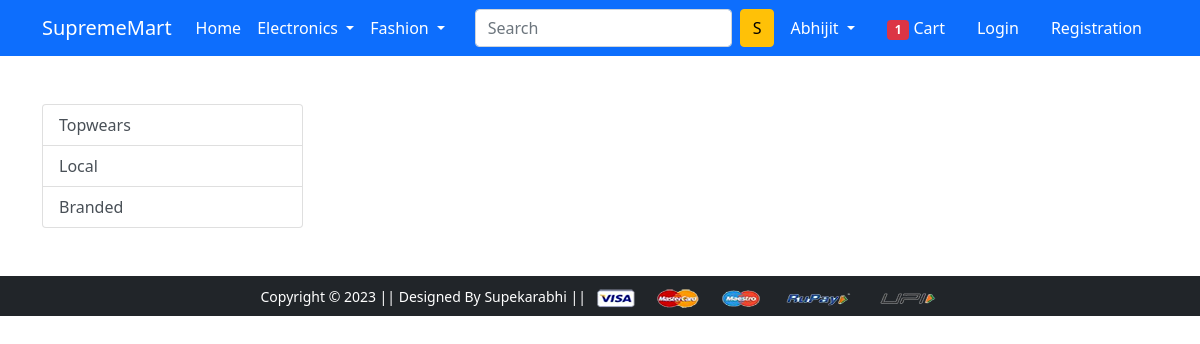
Page /topwear/ on the earlier database version.
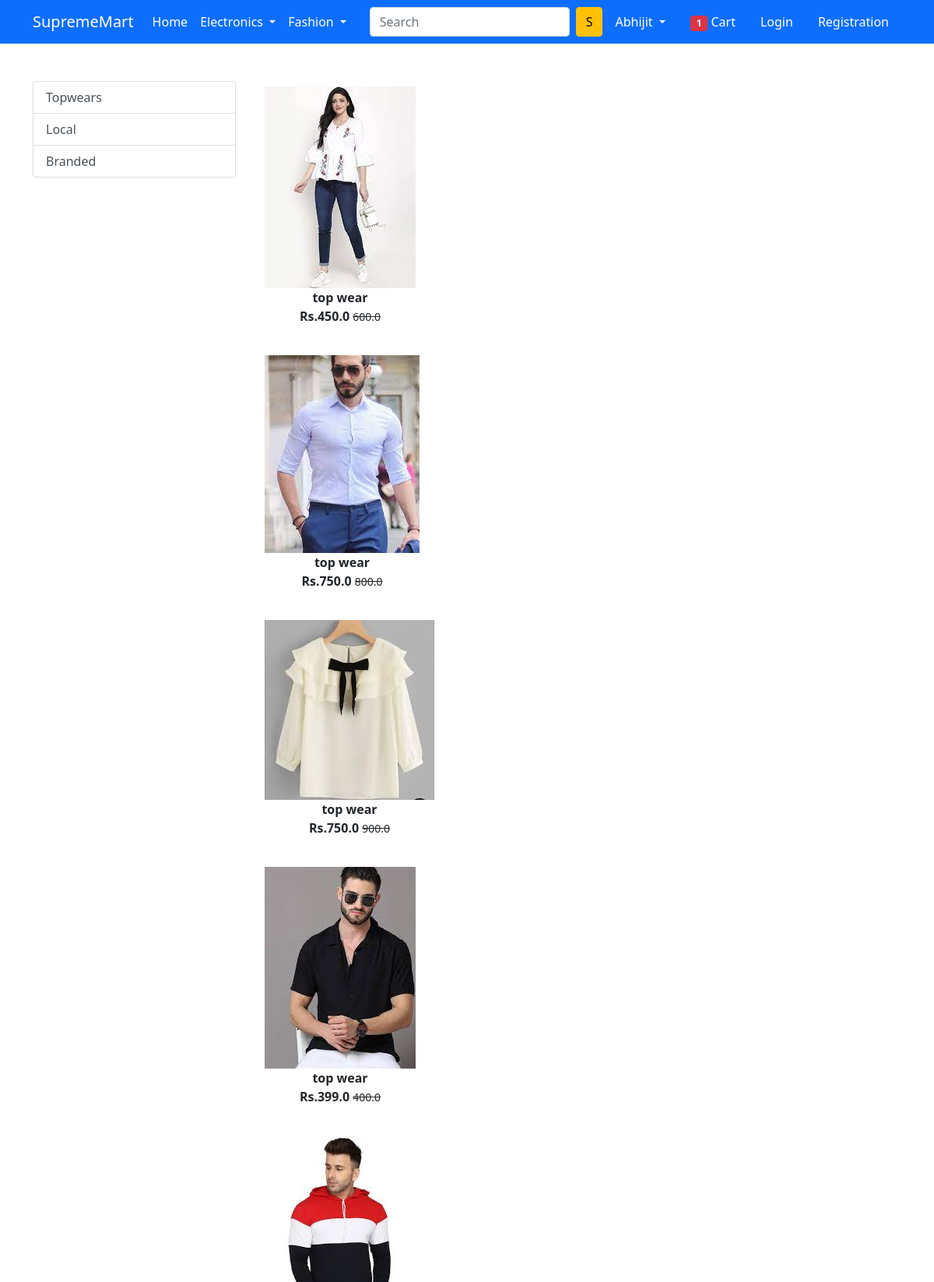
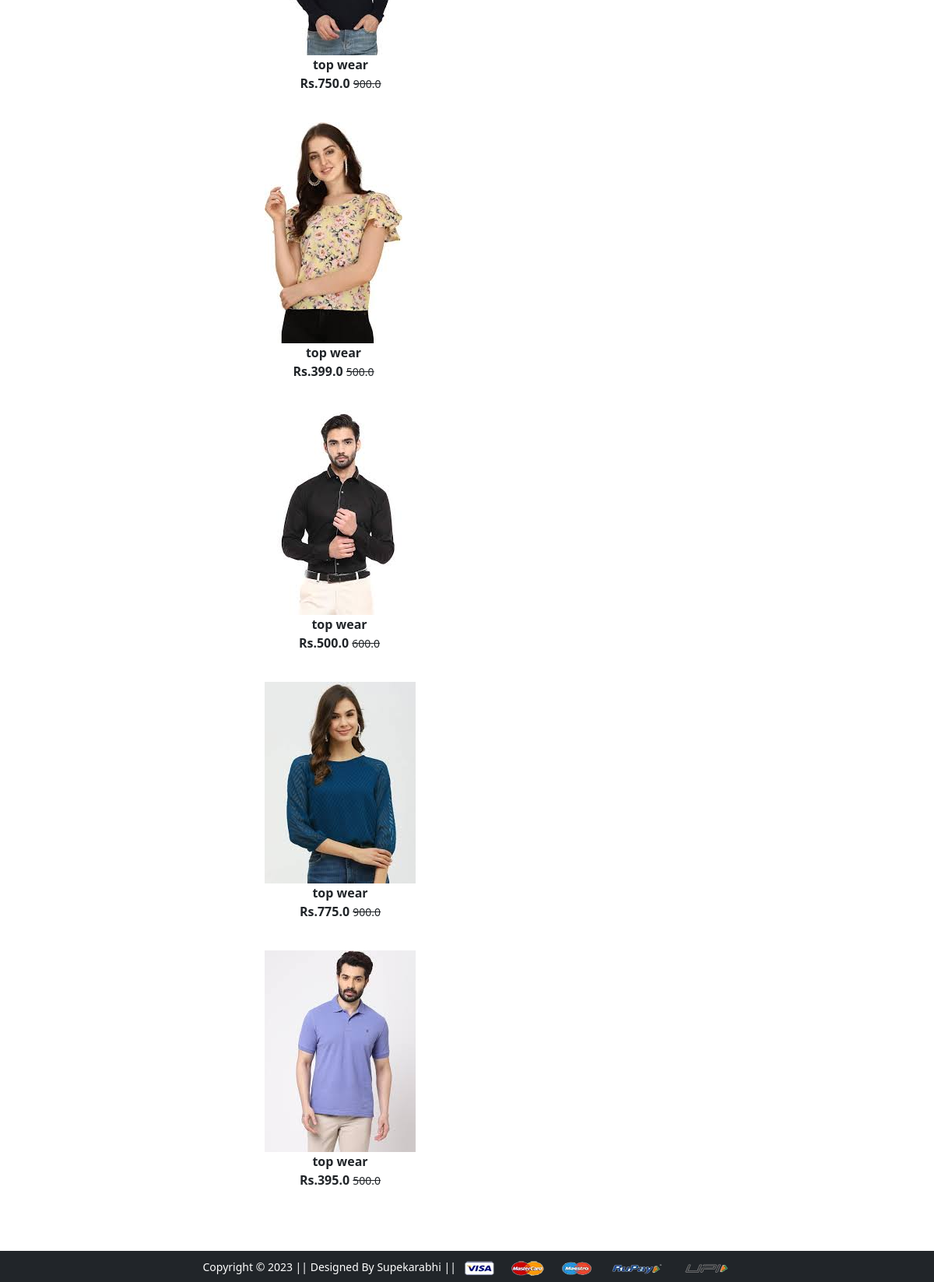
Same page on the later database version (2 pictures, top to bottom).
### app/models.py (models this page shows, shortened)
class Product(models.Model):
    title=models.CharField(max_length=100)
    selling_price=models.FloatField()
    discounted_price=models.FloatField()
    description=models.TextField()
    brand=models.CharField(max_length=100)
    category=models.CharField(choices=CATEGORY_CHOICES,max_length=2)
    product_image=models.ImageField(upload_to='productimg')

### app/views.py (the view)
# urls.py: path('topwear/',views.topwear,name='topwear'),
def topwear(request,data=None):
 if data==None:
  topwears=Product.objects.filter(category='TW')
 elif data=='local' or data=='branded':
  topwears=Product.objects.filter(category='TW').filter(brand=data)
 return render(request,'app/topwear.html',{'topwears':topwears})

### app/templates/app/topwear.html (shortened to what this page needs)
{% extends 'app/base.html' %}
{% load static %}
{% block main-content %}
<div class="container my-5">
 <div class="row">
  <div class="col-sm-3">
   <div class="list-group">
    <a href="{% url 'topwear' %}" class="list-group-item list-group-item-action" aria-current="true">Topwears</a>
    <a href="{% url 'topweardata' 'local' %}" class="list-group-item list-group-item-action" aria-current="true">Local</a>
    <a href="{% url 'topweardata' 'branded' %}" class="list-group-item list-group-item-action">Branded</a>
  </div>
  </div>
  <div class="col-sm-8">
   <div class="col-sm-8">
    {% for t in topwears %}
     <div class="col-sm-4 text-center mb-4">
      <a href="{% url 'product-detail' t.id %}"
      class="btn">
      <div clss="item">
        <img src="{{t.product_image.url}}" alt="" height="" class="">
        <div class="fw-bold">{{t.title}}</div>
        <div class="fw-bold">Rs.{{t.discounted_price}}
        <small class="fw-light text-decoration-line-through">{{t.selling_price}}</small></div>
        </div>
      </a>
    </div>
    {% endfor %}
  </div>
  </div>
 </div>
</div>
{% endblock main-content %}

Differences in the rows shown:
added Product: product_image (picture), title "top wear", discounted_price "450.0", selling_price "600.0"
added Product: product_image (picture), title "top wear", discounted_price "750.0", selling_price "800.0"
added Product: product_image (picture), title "top wear", discounted_price "750.0", selling_price "900.0"
added Product: product_image (picture), title "top wear", discounted_price "399.0", selling_price "400.0"
added Product: product_image (picture), title "top wear", discounted_price "750.0", selling_price "900.0"
added Product: product_image (picture), title "top wear", discounted_price "399.0", selling_price "500.0"
added Product: product_image (picture), title "top wear", discounted_price "500.0", selling_price "600.0"
added Product: product_image (picture), title "top wear", discounted_price "775.0", selling_price "900.0"
added Product: product_image (picture), title "top wear", discounted_price "395.0", selling_price "500.0"
